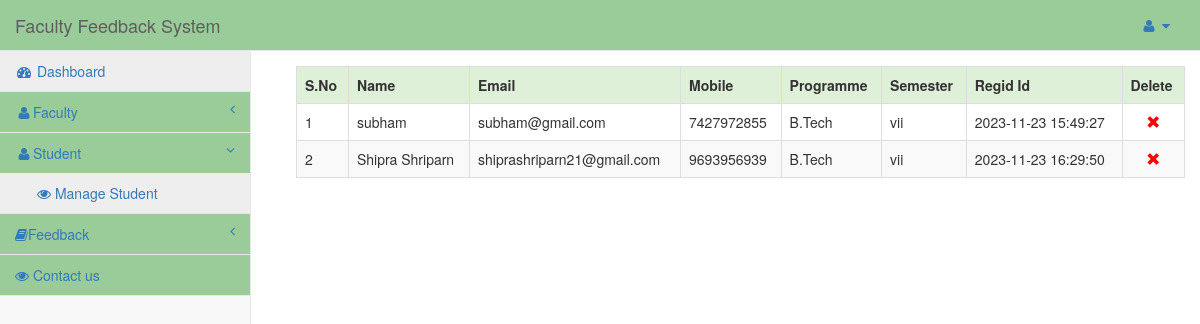
The app's page /admin/dashboard.php?info=display_student (signed in) with its own data.
### tables this page shows
CREATE TABLE `user` (
  `id` int(11) NOT NULL,
  `name` char(40) NOT NULL,
  `email` varchar(40) NOT NULL,
  `pass` varchar(40) NOT NULL,
  `mobile` bigint(11) NOT NULL,
  `programme` varchar(20) NOT NULL,
  `semester` varchar(10) NOT NULL,
  `gender` varchar(40) NOT NULL,
  `hobbies` varchar(40) NOT NULL,
  `image` varchar(50) NOT NULL,
  `dob` date NOT NULL,
  `regid` varchar(20) NOT NULL
);

### admin/display_student.php (the view, shortened to what this page needs)
<?php
	echo "<table class='table table-responsive table-bordered table-striped table-hover' style=margin:15px;>";
	echo "<tr class='success'>";
	echo "<th>S.No</th>";
	echo "<th>Name</th>";
	echo "<th>Email</th>";
	echo "<th>Mobile</th>";
	echo "<th>Programme</th>";
	echo "<th>Semester</th>";
	echo "<th>Regid Id</th>";
	echo "<th>Delete</th>";
	echo "</tr>";
	$i=1;
	$que=mysqli_query($conn,"select * from user");
	while($row=mysqli_fetch_array($que))
	{
		echo "<tr>";
		echo "<td>".$i."</td>";
		echo "<td>".$row['name']."</td>";
		echo "<td>".$row['email']."</td>";
		echo "<td>".$row['mobile']."</td>";
		echo "<td>".$row['programme']."</td>";
		echo "<td>".$row['semester']."</td>";
		echo "<td>".$row['regid']."</td>";
		echo "<td class='text-center'><a href='#' onclick='deletes($row[id])'><span class='glyphicon glyphicon-remove' style=color:red;></span></a></td>";
		echo "</tr>";
		$i++;
	}
?>

### css/sb-admin-2.css (style rules this page uses)
body { background-color: #f8f8f8; }

### records on screen
user: name "subham", email "subham@gmail.com", mobile "7427972855", programme "B.Tech", semester "vii", regid "2023-11-23 15:49:27"
user: name "Shipra Shriparn", email "shiprashriparn21@gmail.com", mobile "9693956939", programme "B.Tech", semester "vii", regid "2023-11-23 16:29:50"
